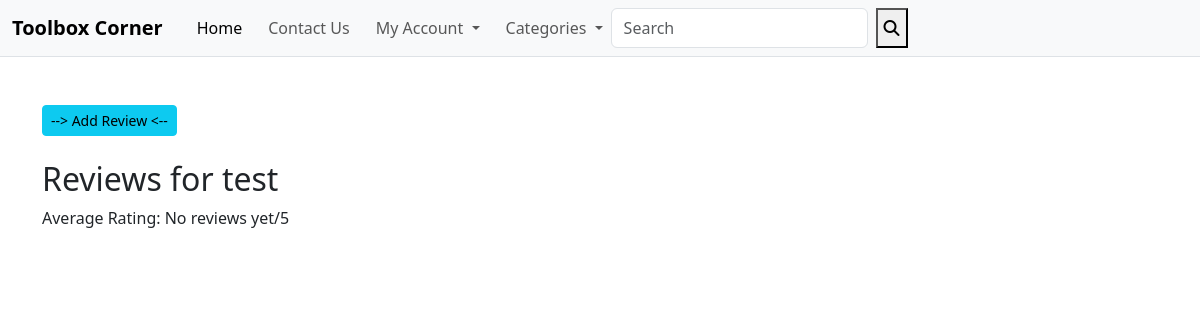
The app's page /reviews/product/1/, older data.
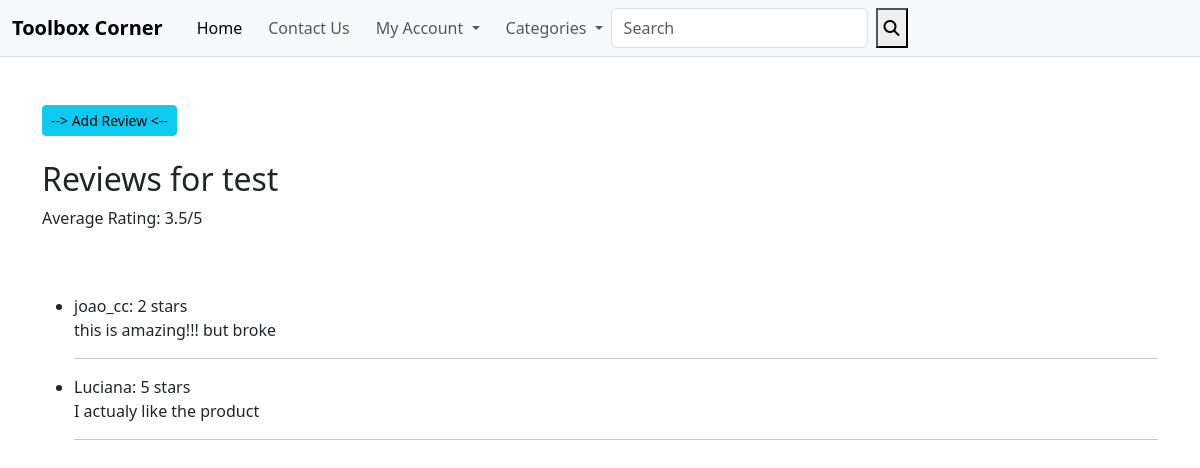
The same page, newer data.
### review/models.py (models this page shows, shortened)
class Review(models.Model):
    STAR_CHOICES = [(i, str(i)) for i in range(6)]
    product = models.ForeignKey(Product, on_delete=models.CASCADE)
    user = models.ForeignKey(settings.AUTH_USER_MODEL, on_delete=models.CASCADE)
    content = models.TextField(max_length=500, blank=True)
    stars = models.IntegerField(choices=STAR_CHOICES)
    created_at = models.DateTimeField(auto_now_add=True)
    updated_at = models.DateTimeField(auto_now=True)
    class Meta:
        unique_together = ('product', 'user')

### review/views.py (the view)
# urls.py: path('product/<int:product_id>/', views.review_list, name='review_list'),
def review_list(request, product_id):
    product = get_object_or_404(Product, id=product_id)
    reviews = Review.objects.filter(product=product)
    average_rating = reviews.aggregate(Avg('stars'))['stars__avg']
    context = {
        'product': product,
        'reviews': reviews,
        'average_rating': average_rating,
    }
    return render(request, 'review/review_list.html', context)

### review/templates/review/review_list.html (shortened to what this page needs)
{% extends 'base.html' %}
{% block content %}
<br>
<a class="btn btn-info btn-sm" href="{% url 'add_review' product.id %}"> --> Add Review <--</a>
<br>
<br>
<h2>Reviews for {{ product.name }}</h2>
<p>Average Rating: {{ average_rating|default:"No reviews yet" }}/5</p>
<br><br>
<ul>
    {% for review in reviews %}
        <li>
            {{ review.user.username }}: {{ review.stars }} stars
            <p>{{ review.content }}</p>
        </li>
        <hr>
    {% endfor %}
</ul>
{% endblock %}

Row changes from the older to the newer data that the page shows:
added Review: user.username "joao_cc", stars "2", content "this is amazing!!! but broke"
added Review: user.username "Luciana", stars "5", content "I actualy like the product"
Text that changed along with them:
{{ average_rating|default:"No reviews yet" }}: "No reviews yet" → "3.5"
